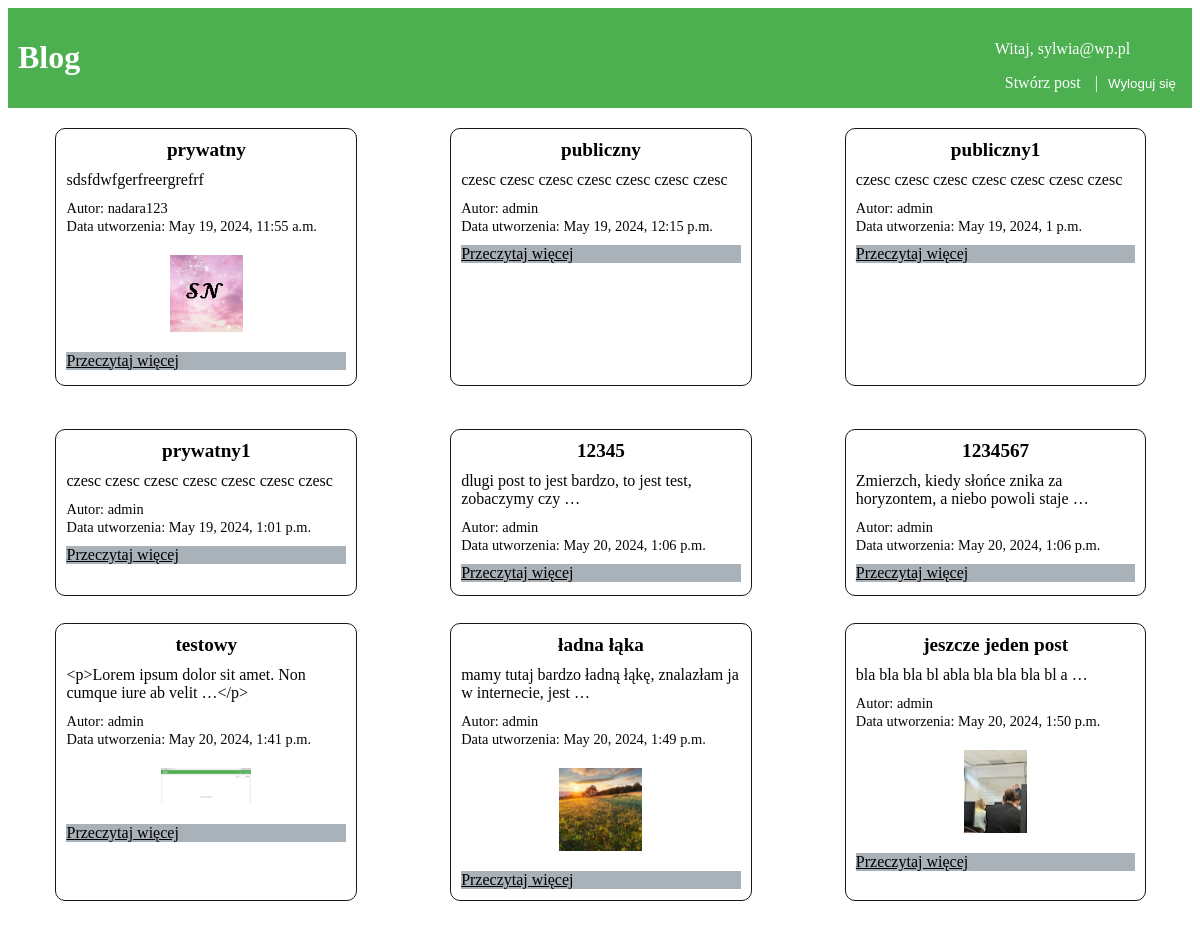
Page /posty/ (signed in) on the committed database.
### mainapp/models.py (models this page shows, shortened)
class Post(models.Model):
    tytul = models.CharField(max_length=200)
    tresc = models.TextField(max_length=2000)
    data_utworzenia = models.DateTimeField(auto_now_add=True)
    autor = models.ForeignKey(User, on_delete=models.CASCADE)
    image = models.ImageField(null=True, blank=True, upload_to="images/")
    DOSTEP_CHOICES = (
        ('Publiczny', 'Publiczny'),
        ('Ograniczony', 'Ograniczony'),
    )
    dostep = models.CharField(max_length=20, choices=DOSTEP_CHOICES, default='Publiczny')

### mainapp/views.py (the view)
# urls.py: path('posty/', views.post_list, name='post_list'),
def post_list(request):
    if request.user.is_authenticated:
        posts = Post.objects.all()
    else:
        posts = Post.objects.filter(dostep='Publiczny')
    return render(request, './post/post_list.html', {'posts': posts})

### mainapp/templates/post/post_list.html (shortened to what this page needs)
{% extends "base.html" %}
{% block content %}
<div class="container mt-5">
  <div class="row justify-content-center">
    {% for post in posts %}
    <div class="col-md-4 mb-3">
      <div class="card post-card">
        <div class="card-body">
          <h5 class="card-title post-title">{{ post.tytul }}</h5>
          <p class="card-text post-text">{{ post.tresc|truncatewords_html:10 }}</p>
        </div>
        <div class="card-footer">
          <small class="text-muted post-info">Autor: {{ post.autor }}</small>
          <br>
          <small class="text-muted post-info">Data utworzenia: {{ post.data_utworzenia }}</small>
        </div>
        {% if post.image %}
        <img src="{{ post.image.url }}" alt="{{ post.tytul }}" class="post-image">
        {% endif %}
        <a href="{% url 'post_detail' post.id %}" class="btn btn-primary read-more-btn">Przeczytaj więcej</a>
      </div>
    </div>
    {% endfor %}
  </div>
</div>
{% endblock %}

### mainapp/templates/base.html (shortened to what this page needs)
<!DOCTYPE html>
<html lang="en">
<head>
</head>
<body>
    <header>
        <a href="{% url 'index' %}" style="text-decoration: none; color: white;">
            <h1>Blog</h1>
        </a>
        <nav>
            {% if user.is_authenticated %}
                <p>Witaj, {{ user.email }}</p>
                <a href="{% url 'createpost' %}" style="text-decoration: none; color: white;">Stwórz post</a> |
                <form action="{% url 'logout' %}" method="post" id="logout-form" style="display: inline;">
                    <button type="submit" style="text-decoration: none; color: white; background-color: transparent; border: none;">Wyloguj się</button>
                </form>
            {% else %}
                <a href="{% url 'login' %}" style="text-decoration: none; color: white;">Zaloguj się</a> |
                <a href="{% url 'signup' %}" style="text-decoration: none; color: white;">Załóż konto</a>
            {% endif %}
        </nav>
    </header>
    {% block content %}
    {% endblock %}
</body>
</html>

### mainapp/templates/base.html (style rules this page uses)
header { background-color: #4CAF50; color: white; padding: 10px; display: flex; justify-content: space-between; align-items: center; }
nav a { color: white; text-decoration: none; margin: 0 10px; }

### mainapp/templates/post/post_list.html (style rules this page uses)
.post-card { border: 1px solid #191818; border-radius: 10px; margin-bottom: 20px; margin-top: 10px; width: 100%; height: 85% ; overflow: hidden; }
.post-title { font-size: 1.2rem; color: #000000; margin: 10px; text-align: center; }
.post-text { font-size: 1rem; color: #050505; margin: 10px; overflow: hidden; height: 60%; }
.post-image { max-width: 30%; max-height: 30%; margin: 20px auto; display: block; }
.post-info { font-size: 0.9rem; color: #060606; margin: 10px; }
.read-more-btn { background-color: #a9b1b9; color: #000000; border: none; margin: 10px; display: block; }
@media (min-width: 768px) { .col-md-4 { flex: 0 0 calc(27% - 20px); max-width: calc(27% - 20px); } }
@media (min-width: 768px) { .row { display: flex; flex-wrap: wrap; justify-content: space-around; margin-top: 10px; margin-bottom: 20px; } }
@media (min-width: 768px) { .col-md-4 { padding: 0 10px; } }

### rows in the picture
Post: tytul "prywatny", tresc "sdsfdwfgerfreergrefrf", autor "nadara123", data_utworzenia "May 19, 2024, 11:55 a.m.", image (picture)
Post: tytul "publiczny", tresc "czesc czesc czesc czesc czesc czesc czesc", autor "admin", data_utworzenia "May 19, 2024, 12:15 p.m."
Post: tytul "publiczny1", tresc "czesc czesc czesc czesc czesc czesc czesc", autor "admin", data_utworzenia "May 19, 2024, 1 p.m."
Post: tytul "prywatny1", tresc "czesc czesc czesc czesc czesc czesc czesc", autor "admin", data_utworzenia "May 19, 2024, 1:01 p.m."
Post: tytul "12345", tresc "dlugi post to jest bardzo, to jest test, zobaczymy czy …", autor "admin", data_utworzenia "May 20, 2024, 1:06 p.m."
Post: tytul "1234567", tresc "Zmierzch, kiedy słońce znika za horyzontem, a niebo powoli staje …", autor "admin", data_utworzenia "May 20, 2024, 1:06 p.m."
Post: tytul "testowy", tresc "<p>Lorem ipsum dolor sit amet. Non cumque iure ab velit …</p>", autor "admin", data_utworzenia "May 20, 2024, 1:41 p.m.", image (picture)
Post: tytul "ładna łąka", tresc "mamy tutaj bardzo ładną łąkę, znalazłam ja w internecie, jest …", autor "admin", data_utworzenia "May 20, 2024, 1:49 p.m.", image (picture)
Post: tytul "jeszcze jeden post", tresc "bla bla bla bl abla bla bla bla bl a …", autor "admin", data_utworzenia "May 20, 2024, 1:50 p.m.", image (picture)

### other values in the picture
{{ user.email }} "sylwia@wp.pl"
